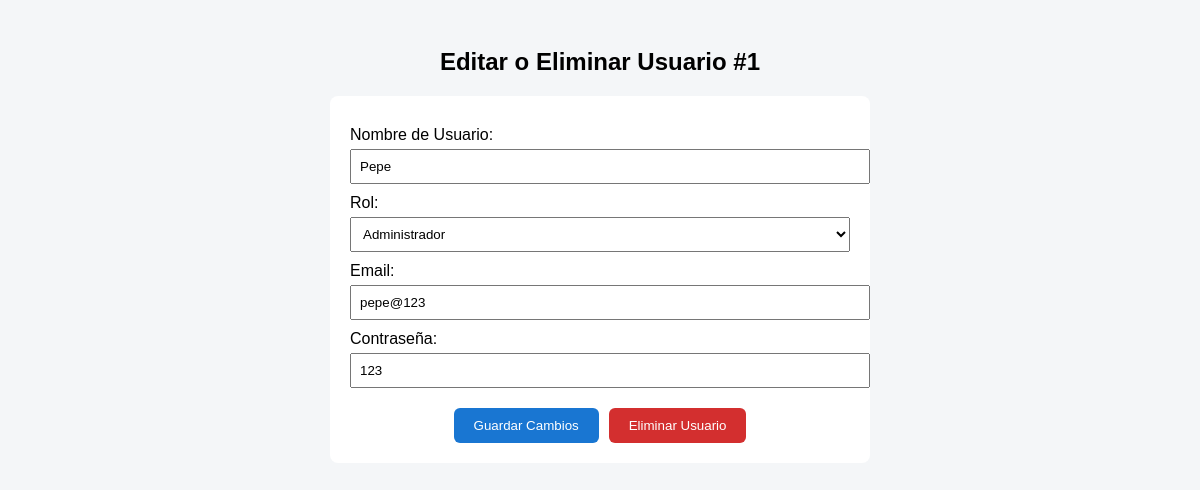
Screenshot of /server/crud_user.php?id=1 with the database file from the repository.
### tables this page shows
CREATE TABLE `usuario` (
  `ID_Usuario` int(6) NOT NULL,
  `Nombre_Usuario` varchar(40) NOT NULL,
  `Rol` varchar(20) NOT NULL,
  `Email` varchar(50) NOT NULL,
  `Contraseña` varchar(10) NOT NULL,
  `avatar_url` varchar(255) DEFAULT NULL
);

### server/crud_user.php (the view, shortened to what this page needs)
<?php
require_once '../server/conexion_bd.php';
$id = $_GET['id'];
$sql = "SELECT * FROM usuario WHERE ID_Usuario = ?";
$stmt = $conexion->prepare($sql);
$stmt->bind_param("s", $id);
$stmt->execute();
$resultado = $stmt->get_result();
$usuario = $resultado->fetch_assoc();
?>
<!DOCTYPE html>
<html lang="es">
<head>
</head>
<body>
<h2 style="text-align:center;">Editar o Eliminar Usuario #<?php echo $id; ?></h2>
<form method="POST">
    <label>Nombre de Usuario:</label>
    <input type="text" name="nombre" value="<?php echo htmlspecialchars($usuario['Nombre_Usuario']); ?>" required>
    <label>Rol:</label>
    <select name="rol" required>
        <option value="Administrador" <?= $usuario['Rol'] == "Administrador" ? "selected" : "" ?>>Administrador</option>
    </select>
    <label>Email:</label>
    <input type="email" name="email" value="<?php echo htmlspecialchars($usuario['Email']); ?>" required>
    <label>Contraseña:</label>
    <input type="text" name="contrasena" value="<?php echo htmlspecialchars($usuario['Contraseña']); ?>" required>
    <div style="display: flex; justify-content: center;">
        <button type="submit" class="guardar">Guardar Cambios</button>
        <button type="submit" name="eliminar" value="1" class="eliminar" onclick="return confirm('¿Estás seguro de eliminar este usuario?');">Eliminar Usuario</button>
    </div>
</form>
</body>
</html>

### server/crud_user.php (style rules this page uses)
body { font-family: sans-serif; background: #f4f6f8; padding: 20px; }
form { background: #fff; padding: 20px; border-radius: 8px; max-width: 500px; margin: auto; }
label { display: block; margin-top: 10px; }
input, select { width: 100%; padding: 8px; margin-top: 5px; }
button { margin-top: 20px; padding: 10px 20px; border: none; border-radius: 6px; cursor: pointer; }
.guardar { background: #1976d2; color: #fff; }
.eliminar { background: #d32f2f; color: #fff; margin-left: 10px; }

### rows the page displays
usuario: nombre "Pepe", rol "Administrador", email "pepe@123", contrasena "123"

### other values shown
$id "1"
